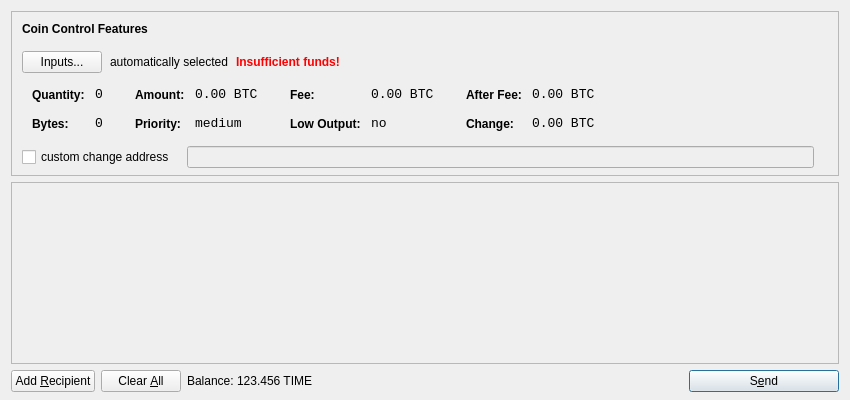
<?xml version="1.0" encoding="UTF-8"?>
<ui version="4.0">
 <class>SendCoinsDialog</class>
 <widget class="QDialog" name="SendCoinsDialog">
  <property name="geometry">
   <rect>
    <x>0</x>
    <y>0</y>
    <width>850</width>
    <height>400</height>
   </rect>
  </property>
  <property name="windowTitle">
   <string>Send Coins</string>
  </property>
  <layout class="QVBoxLayout" name="verticalLayout" stretch="0,1,0">
   <property name="bottomMargin">
    <number>8</number>
   </property>
   <item>
    <widget class="QFrame" name="frameCoinControl">
     <property name="sizePolicy">
      <sizepolicy hsizetype="Expanding" vsizetype="Expanding">
       <horstretch>0</horstretch>
       <verstretch>0</verstretch>
      </sizepolicy>
     </property>
     <property name="maximumSize">
      <size>
       <width>16777215</width>
       <height>16777215</height>
      </size>
     </property>
     <property name="frameShape">
      <enum>QFrame::StyledPanel</enum>
     </property>
     <property name="frameShadow">
      <enum>QFrame::Sunken</enum>
     </property>
     <layout class="QVBoxLayout" name="verticalLayoutCoinControl2">
      <property name="spacing">
       <number>-1</number>
      </property>
      <property name="leftMargin">
       <number>0</number>
      </property>
      <property name="topMargin">
       <number>0</number>
      </property>
      <property name="rightMargin">
       <number>0</number>
      </property>
      <property name="bottomMargin">
       <number>6</number>
      </property>
      <item>
       <layout class="QVBoxLayout" name="verticalLayoutCoinControl" stretch="0,0,0,0,1">
        <property name="spacing">
         <number>0</number>
        </property>
        <property name="leftMargin">
         <number>10</number>
        </property>
        <property name="topMargin">
         <number>10</number>
        </property>
        <item>
         <layout class="QHBoxLayout" name="horizontalLayoutCoinControl1">
          <property name="bottomMargin">
           <number>15</number>
          </property>
          <item>
           <widget class="QLabel" name="labelCoinControlFeatures">
            <property name="sizePolicy">
             <sizepolicy hsizetype="Preferred" vsizetype="Maximum">
              <horstretch>0</horstretch>
              <verstretch>0</verstretch>
             </sizepolicy>
            </property>
            <property name="font">
             <font>
              <weight>75</weight>
              <bold>true</bold>
             </font>
            </property>
            <property name="styleSheet">
             <string notr="true">font-weight:bold;</string>
            </property>
            <property name="text">
             <string>Coin Control Features</string>
            </property>
           </widget>
          </item>
         </layout>
        </item>
        <item>
         <layout class="QHBoxLayout" name="horizontalLayoutCoinControl2" stretch="0,0,0,0">
          <property name="spacing">
           <number>8</number>
          </property>
          <property name="bottomMargin">
           <number>10</number>
          </property>
          <item>
           <widget class="QPushButton" name="pushButtonCoinControl">
            <property name="styleSheet">
             <string notr="true"/>
            </property>
            <property name="text">
             <string>Inputs...</string>
            </property>
           </widget>
          </item>
          <item>
           <widget class="QLabel" name="labelCoinControlAutomaticallySelected">
            <property name="text">
             <string>automatically selected</string>
            </property>
            <property name="margin">
             <number>5</number>
            </property>
           </widget>
          </item>
          <item>
           <widget class="QLabel" name="labelCoinControlInsuffFunds">
            <property name="font">
             <font>
              <weight>75</weight>
              <bold>true</bold>
             </font>
            </property>
            <property name="styleSheet">
             <string notr="true">color:red;font-weight:bold;</string>
            </property>
            <property name="text">
             <string>Insufficient funds!</string>
            </property>
            <property name="margin">
             <number>5</number>
            </property>
           </widget>
          </item>
          <item>
           <spacer name="horizontalSpacerCoinControl">
            <property name="orientation">
             <enum>Qt::Horizontal</enum>
            </property>
            <property name="sizeHint" stdset="0">
             <size>
              <width>40</width>
              <height>1</height>
             </size>
            </property>
           </spacer>
          </item>
         </layout>
        </item>
        <item>
         <widget class="QWidget" name="widgetCoinControl" native="true">
          <property name="sizePolicy">
           <sizepolicy hsizetype="Preferred" vsizetype="Preferred">
            <horstretch>0</horstretch>
            <verstretch>0</verstretch>
           </sizepolicy>
          </property>
          <property name="minimumSize">
           <size>
            <width>0</width>
            <height>0</height>
           </size>
          </property>
          <property name="styleSheet">
           <string notr="true"/>
          </property>
          <layout class="QHBoxLayout" name="horizontalLayoutCoinControl5">
           <property name="margin">
            <number>0</number>
           </property>
           <item>
            <layout class="QHBoxLayout" name="horizontalLayoutCoinControl3" stretch="0,0,0,1">
             <property name="spacing">
              <number>20</number>
             </property>
             <property name="topMargin">
              <number>0</number>
             </property>
             <property name="bottomMargin">
              <number>10</number>
             </property>
             <item>
              <layout class="QFormLayout" name="formLayoutCoinControl1">
               <property name="horizontalSpacing">
                <number>10</number>
               </property>
               <property name="verticalSpacing">
                <number>14</number>
               </property>
               <property name="leftMargin">
                <number>10</number>
               </property>
               <property name="topMargin">
                <number>4</number>
               </property>
               <property name="rightMargin">
                <number>6</number>
               </property>
               <item row="0" column="0">
                <widget class="QLabel" name="labelCoinControlQuantityText">
                 <property name="styleSheet">
                  <string notr="true">font-weight:bold;</string>
                 </property>
                 <property name="text">
                  <string>Quantity:</string>
                 </property>
                 <property name="margin">
                  <number>0</number>
                 </property>
                </widget>
               </item>
               <item row="0" column="1">
                <widget class="QLabel" name="labelCoinControlQuantity">
                 <property name="font">
                  <font>
                   <family>Monospace</family>
                   <pointsize>10</pointsize>
                  </font>
                 </property>
                 <property name="cursor">
                  <cursorShape>IBeamCursor</cursorShape>
                 </property>
                 <property name="contextMenuPolicy">
                  <enum>Qt::ActionsContextMenu</enum>
                 </property>
                 <property name="text">
                  <string notr="true">0</string>
                 </property>
                 <property name="margin">
                  <number>0</number>
                 </property>
                 <property name="textInteractionFlags">
                  <set>Qt::LinksAccessibleByMouse|Qt::TextSelectableByKeyboard|Qt::TextSelectableByMouse</set>
                 </property>
                </widget>
               </item>
               <item row="1" column="0">
                <widget class="QLabel" name="labelCoinControlBytesText">
                 <property name="styleSheet">
                  <string notr="true">font-weight:bold;</string>
                 </property>
                 <property name="text">
                  <string>Bytes:</string>
                 </property>
                </widget>
               </item>
               <item row="1" column="1">
                <widget class="QLabel" name="labelCoinControlBytes">
                 <property name="font">
                  <font>
                   <family>Monospace</family>
                   <pointsize>10</pointsize>
                  </font>
                 </property>
                 <property name="cursor">
                  <cursorShape>IBeamCursor</cursorShape>
                 </property>
                 <property name="contextMenuPolicy">
                  <enum>Qt::ActionsContextMenu</enum>
                 </property>
                 <property name="text">
                  <string notr="true">0</string>
                 </property>
                 <property name="textInteractionFlags">
                  <set>Qt::LinksAccessibleByMouse|Qt::TextSelectableByKeyboard|Qt::TextSelectableByMouse</set>
                 </property>
                </widget>
               </item>
              </layout>
             </item>
             <item>
              <layout class="QFormLayout" name="formLayoutCoinControl2">
               <property name="horizontalSpacing">
                <number>10</number>
               </property>
               <property name="verticalSpacing">
                <number>14</number>
               </property>
               <property name="leftMargin">
                <number>6</number>
               </property>
               <property name="topMargin">
                <number>4</number>
               </property>
               <property name="rightMargin">
                <number>6</number>
               </property>
               <item row="0" column="0">
                <widget class="QLabel" name="labelCoinControlAmountText">
                 <property name="styleSheet">
                  <string notr="true">font-weight:bold;</string>
                 </property>
                 <property name="text">
                  <string>Amount:</string>
                 </property>
                 <property name="margin">
                  <number>0</number>
                 </property>
                </widget>
               </item>
               <item row="0" column="1">
                <widget class="QLabel" name="labelCoinControlAmount">
                 <property name="font">
                  <font>
                   <family>Monospace</family>
                   <pointsize>10</pointsize>
                  </font>
                 </property>
                 <property name="cursor">
                  <cursorShape>IBeamCursor</cursorShape>
                 </property>
                 <property name="contextMenuPolicy">
                  <enum>Qt::ActionsContextMenu</enum>
                 </property>
                 <property name="text">
                  <string notr="true">0.00 BTC</string>
                 </property>
                 <property name="textInteractionFlags">
                  <set>Qt::LinksAccessibleByMouse|Qt::TextSelectableByKeyboard|Qt::TextSelectableByMouse</set>
                 </property>
                </widget>
               </item>
               <item row="1" column="0">
                <widget class="QLabel" name="labelCoinControlPriorityText">
                 <property name="styleSheet">
                  <string notr="true">font-weight:bold;</string>
                 </property>
                 <property name="text">
                  <string>Priority:</string>
                 </property>
                </widget>
               </item>
               <item row="1" column="1">
                <widget class="QLabel" name="labelCoinControlPriority">
                 <property name="font">
                  <font>
                   <family>Monospace</family>
                   <pointsize>10</pointsize>
                  </font>
                 </property>
                 <property name="cursor">
                  <cursorShape>IBeamCursor</cursorShape>
                 </property>
                 <property name="contextMenuPolicy">
                  <enum>Qt::ActionsContextMenu</enum>
                 </property>
                 <property name="text">
                  <string>medium</string>
                 </property>
                 <property name="textInteractionFlags">
                  <set>Qt::LinksAccessibleByMouse|Qt::TextSelectableByKeyboard|Qt::TextSelectableByMouse</set>
                 </property>
                </widget>
               </item>
              </layout>
             </item>
             <item>
              <layout class="QFormLayout" name="formLayoutCoinControl3">
               <property name="horizontalSpacing">
                <number>10</number>
               </property>
               <property name="verticalSpacing">
                <number>14</number>
               </property>
               <property name="leftMargin">
                <number>6</number>
               </property>
               <property name="topMargin">
                <number>4</number>
               </property>
               <property name="rightMargin">
                <number>6</number>
               </property>
               <item row="0" column="0">
                <widget class="QLabel" name="labelCoinControlFeeText">
                 <property name="styleSheet">
                  <string notr="true">font-weight:bold;</string>
                 </property>
                 <property name="text">
                  <string>Fee:</string>
                 </property>
                 <property name="margin">
                  <number>0</number>
                 </property>
                </widget>
               </item>
               <item row="0" column="1">
                <widget class="QLabel" name="labelCoinControlFee">
                 <property name="font">
                  <font>
                   <family>Monospace</family>
                   <pointsize>10</pointsize>
                  </font>
                 </property>
                 <property name="cursor">
                  <cursorShape>IBeamCursor</cursorShape>
                 </property>
                 <property name="contextMenuPolicy">
                  <enum>Qt::ActionsContextMenu</enum>
                 </property>
                 <property name="text">
                  <string notr="true">0.00 BTC</string>
                 </property>
                 <property name="textInteractionFlags">
                  <set>Qt::LinksAccessibleByMouse|Qt::TextSelectableByKeyboard|Qt::TextSelectableByMouse</set>
                 </property>
                </widget>
               </item>
               <item row="1" column="0">
                <widget class="QLabel" name="labelCoinControlLowOutputText">
                 <property name="styleSheet">
                  <string notr="true">font-weight:bold;</string>
                 </property>
                 <property name="text">
                  <string>Low Output:</string>
                 </property>
                </widget>
               </item>
               <item row="1" column="1">
                <widget class="QLabel" name="labelCoinControlLowOutput">
                 <property name="font">
                  <font>
                   <family>Monospace</family>
                   <pointsize>10</pointsize>
                  </font>
                 </property>
                 <property name="cursor">
                  <cursorShape>IBeamCursor</cursorShape>
                 </property>
                 <property name="contextMenuPolicy">
                  <enum>Qt::ActionsContextMenu</enum>
                 </property>
                 <property name="text">
                  <string>no</string>
                 </property>
                 <property name="textInteractionFlags">
                  <set>Qt::LinksAccessibleByMouse|Qt::TextSelectableByKeyboard|Qt::TextSelectableByMouse</set>
                 </property>
                </widget>
               </item>
              </layout>
             </item>
             <item>
              <layout class="QFormLayout" name="formLayoutCoinControl4">
               <property name="horizontalSpacing">
                <number>10</number>
               </property>
               <property name="verticalSpacing">
                <number>14</number>
               </property>
               <property name="leftMargin">
                <number>6</number>
               </property>
               <property name="topMargin">
                <number>4</number>
               </property>
               <property name="rightMargin">
                <number>6</number>
               </property>
               <item row="0" column="0">
                <widget class="QLabel" name="labelCoinControlAfterFeeText">
                 <property name="styleSheet">
                  <string notr="true">font-weight:bold;</string>
                 </property>
                 <property name="text">
                  <string>After Fee:</string>
                 </property>
                 <property name="margin">
                  <number>0</number>
                 </property>
                </widget>
               </item>
               <item row="0" column="1">
                <widget class="QLabel" name="labelCoinControlAfterFee">
                 <property name="font">
                  <font>
                   <family>Monospace</family>
                   <pointsize>10</pointsize>
                  </font>
                 </property>
                 <property name="cursor">
                  <cursorShape>IBeamCursor</cursorShape>
                 </property>
                 <property name="contextMenuPolicy">
                  <enum>Qt::ActionsContextMenu</enum>
                 </property>
                 <property name="text">
                  <string notr="true">0.00 BTC</string>
                 </property>
                 <property name="textInteractionFlags">
                  <set>Qt::LinksAccessibleByMouse|Qt::TextSelectableByKeyboard|Qt::TextSelectableByMouse</set>
                 </property>
                </widget>
               </item>
               <item row="1" column="0">
                <widget class="QLabel" name="labelCoinControlChangeText">
                 <property name="styleSheet">
                  <string notr="true">font-weight:bold;</string>
                 </property>
                 <property name="text">
                  <string>Change:</string>
                 </property>
                </widget>
               </item>
               <item row="1" column="1">
                <widget class="QLabel" name="labelCoinControlChange">
                 <property name="font">
                  <font>
                   <family>Monospace</family>
                   <pointsize>10</pointsize>
                  </font>
                 </property>
                 <property name="cursor">
                  <cursorShape>IBeamCursor</cursorShape>
                 </property>
                 <property name="contextMenuPolicy">
                  <enum>Qt::ActionsContextMenu</enum>
                 </property>
                 <property name="text">
                  <string notr="true">0.00 BTC</string>
                 </property>
                 <property name="textInteractionFlags">
                  <set>Qt::LinksAccessibleByMouse|Qt::TextSelectableByKeyboard|Qt::TextSelectableByMouse</set>
                 </property>
                </widget>
               </item>
              </layout>
             </item>
            </layout>
           </item>
          </layout>
         </widget>
        </item>
        <item>
         <layout class="QHBoxLayout" name="horizontalLayoutCoinControl4" stretch="0,0,0">
          <property name="spacing">
           <number>12</number>
          </property>
          <property name="sizeConstraint">
           <enum>QLayout::SetDefaultConstraint</enum>
          </property>
          <property name="topMargin">
           <number>5</number>
          </property>
          <property name="rightMargin">
           <number>5</number>
          </property>
          <item>
           <widget class="QCheckBox" name="checkBoxCoinControlChange">
            <property name="text">
             <string>custom change address</string>
            </property>
           </widget>
          </item>
          <item>
           <widget class="QLineEdit" name="lineEditCoinControlChange">
            <property name="enabled">
             <bool>false</bool>
            </property>
            <property name="sizePolicy">
             <sizepolicy hsizetype="Expanding" vsizetype="Fixed">
              <horstretch>0</horstretch>
              <verstretch>0</verstretch>
             </sizepolicy>
            </property>
           </widget>
          </item>
          <item>
           <widget class="QLabel" name="labelCoinControlChangeLabel">
            <property name="sizePolicy">
             <sizepolicy hsizetype="Preferred" vsizetype="Expanding">
              <horstretch>0</horstretch>
              <verstretch>0</verstretch>
             </sizepolicy>
            </property>
            <property name="minimumSize">
             <size>
              <width>0</width>
              <height>0</height>
             </size>
            </property>
            <property name="text">
             <string/>
            </property>
            <property name="margin">
             <number>3</number>
            </property>
           </widget>
          </item>
         </layout>
        </item>
        <item>
         <spacer name="verticalSpacerCoinControl">
          <property name="orientation">
           <enum>Qt::Vertical</enum>
          </property>
          <property name="sizeHint" stdset="0">
           <size>
            <width>800</width>
            <height>1</height>
           </size>
          </property>
         </spacer>
        </item>
       </layout>
      </item>
     </layout>
    </widget>
   </item>
   <item>
    <widget class="QScrollArea" name="scrollArea">
     <property name="widgetResizable">
      <bool>true</bool>
     </property>
     <widget class="QWidget" name="scrollAreaWidgetContents">
      <property name="geometry">
       <rect>
        <x>0</x>
        <y>0</y>
        <width>830</width>
        <height>165</height>
       </rect>
      </property>
      <layout class="QVBoxLayout" name="verticalLayout_2">
       <property name="margin">
        <number>0</number>
       </property>
       <item>
        <layout class="QVBoxLayout" name="entries">
         <property name="spacing">
          <number>6</number>
         </property>
        </layout>
       </item>
       <item>
        <spacer name="verticalSpacer">
         <property name="orientation">
          <enum>Qt::Vertical</enum>
         </property>
         <property name="sizeHint" stdset="0">
          <size>
           <width>20</width>
           <height>40</height>
          </size>
         </property>
        </spacer>
       </item>
      </layout>
     </widget>
    </widget>
   </item>
   <item>
    <layout class="QHBoxLayout" name="horizontalLayout">
     <item>
      <widget class="QPushButton" name="addButton">
       <property name="toolTip">
        <string>Send to multiple recipients at once</string>
       </property>
       <property name="text">
        <string>Add &amp;Recipient</string>
       </property>
       <property name="icon">
        <iconset resource="../bitcoin.qrc">
         <normaloff>:/icons/add</normaloff>:/icons/add</iconset>
       </property>
       <property name="autoDefault">
        <bool>false</bool>
       </property>
      </widget>
     </item>
     <item>
      <widget class="QPushButton" name="clearButton">
       <property name="sizePolicy">
        <sizepolicy hsizetype="Minimum" vsizetype="Fixed">
         <horstretch>0</horstretch>
         <verstretch>0</verstretch>
        </sizepolicy>
       </property>
       <property name="toolTip">
        <string>Remove all transaction fields</string>
       </property>
       <property name="text">
        <string>Clear &amp;All</string>
       </property>
       <property name="icon">
        <iconset resource="../bitcoin.qrc">
         <normaloff>:/icons/remove</normaloff>:/icons/remove</iconset>
       </property>
       <property name="autoRepeatDelay">
        <number>300</number>
       </property>
       <property name="autoDefault">
        <bool>false</bool>
       </property>
      </widget>
     </item>
     <item>
      <layout class="QHBoxLayout" name="horizontalLayout_2">
       <property name="spacing">
        <number>3</number>
       </property>
       <item>
        <widget class="QLabel" name="label">
         <property name="text">
          <string>Balance:</string>
         </property>
        </widget>
       </item>
       <item>
        <widget class="QLabel" name="labelBalance">
         <property name="cursor">
          <cursorShape>IBeamCursor</cursorShape>
         </property>
         <property name="text">
          <string>123.456 TIME</string>
         </property>
         <property name="textInteractionFlags">
          <set>Qt::LinksAccessibleByMouse|Qt::TextSelectableByKeyboard|Qt::TextSelectableByMouse</set>
         </property>
        </widget>
       </item>
      </layout>
     </item>
     <item>
      <spacer name="horizontalSpacer">
       <property name="orientation">
        <enum>Qt::Horizontal</enum>
       </property>
       <property name="sizeHint" stdset="0">
        <size>
         <width>40</width>
         <height>20</height>
        </size>
       </property>
      </spacer>
     </item>
     <item>
      <widget class="QPushButton" name="sendButton">
       <property name="minimumSize">
        <size>
         <width>150</width>
         <height>0</height>
        </size>
       </property>
       <property name="toolTip">
        <string>Confirm the send action</string>
       </property>
       <property name="text">
        <string>S&amp;end</string>
       </property>
       <property name="icon">
        <iconset resource="../bitcoin.qrc">
         <normaloff>:/icons/send</normaloff>:/icons/send</iconset>
       </property>
       <property name="default">
        <bool>true</bool>
       </property>
      </widget>
     </item>
    </layout>
   </item>
  </layout>
 </widget>
 <resources>
  <include location="../bitcoin.qrc"/>
 </resources>
 <connections/>
</ui>
